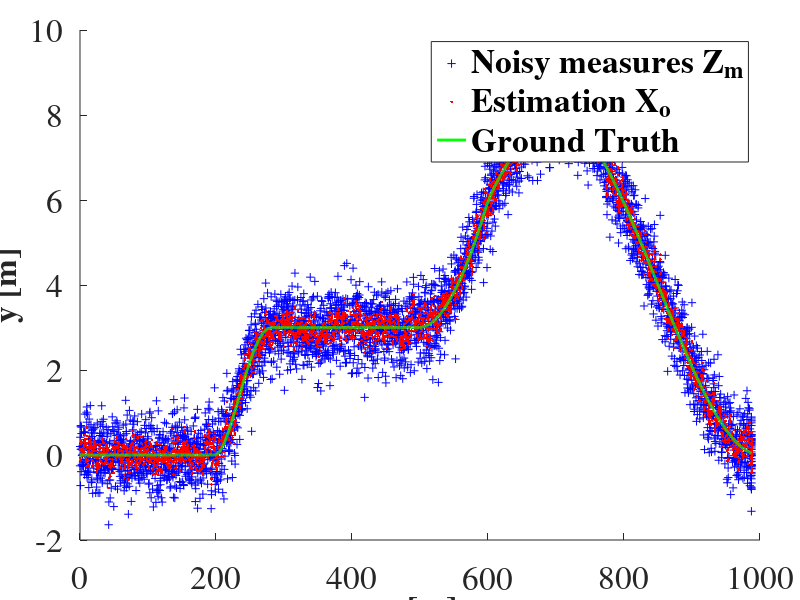

This figure's MATLAB source:


clear all
close all
A = load('output_ekf_cov.csv');

figure(1)
axes('Position', [0.1, 0.1, 0.85, 0.85],'fontname','times','FontSize',24)
hold on

plot (A(:,4),A(:,5),'+b')
hold on
plot (A(:,10),A(:,11),'.r')
plot (A(:,1),A(:,2),'g', 'LineWidth', 2)
xlabel('x [m]','fontname','times','FontSize',24,'FontWeight','b')
ylabel('y [m]','fontname','times','FontSize',24,'FontWeight','b')
legend('Noisy measures Z_m','Estimation X_o','Ground Truth','fontname','times','FontSize',24,'FontWeight','b')
set(gcf, 'units','normalized','outerposition',[0 0 1 1])